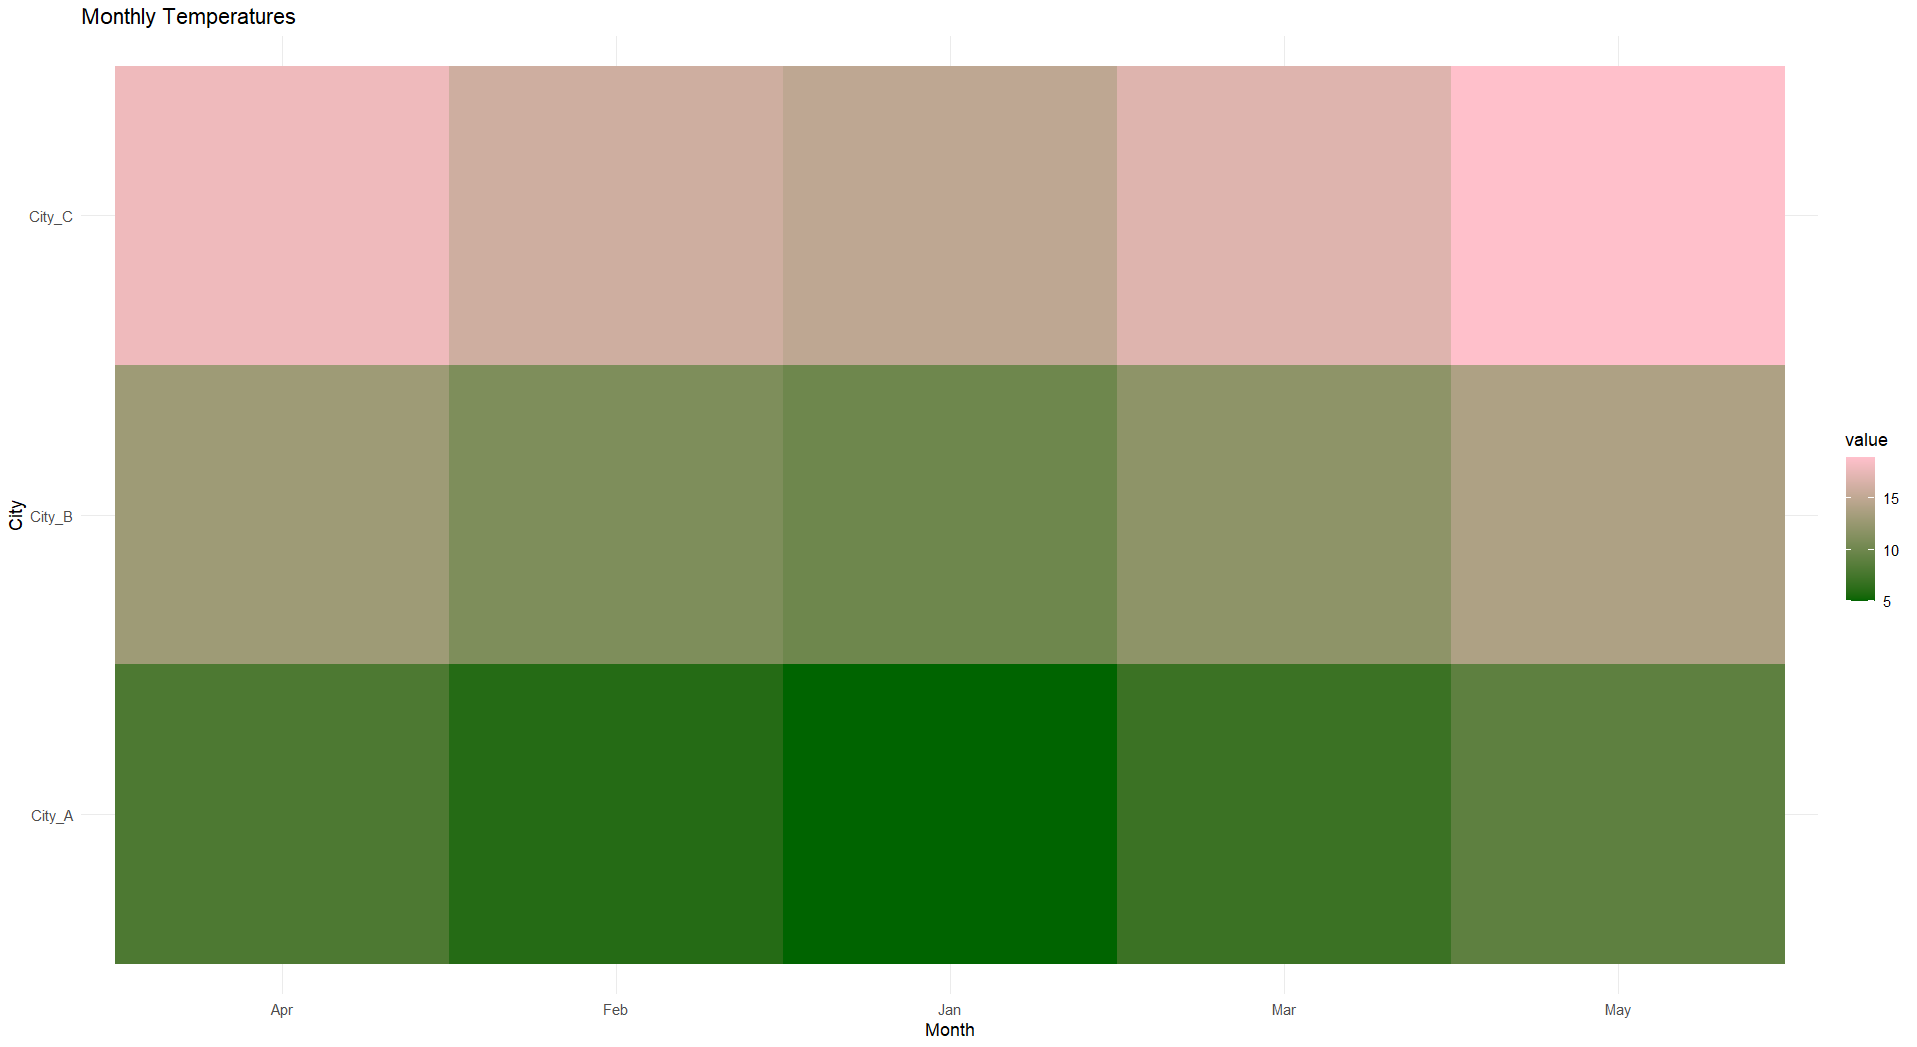

Write the R code that produced this figure.
temperature_data <- data.frame(
  Month = c("Jan", "Feb", "Mar", "Apr", "May"),
  City_A = c(5, 6, 7, 8, 9),
  City_B = c(10, 11, 12, 13, 14),
  City_C = c(15, 16, 17, 18, 19)
)
library(reshape2)
melted_data<-melt(temperature_data,id.vars="Month")

ggplot(melted_data,aes(x=Month,y=variable,fill=value))+
  geom_tile()+
  scale_fill_gradient(low="darkgreen",high="pink")+
  labs(title="Monthly Temperatures",
       x="Month",
       y="City")+
  theme_minimal()
